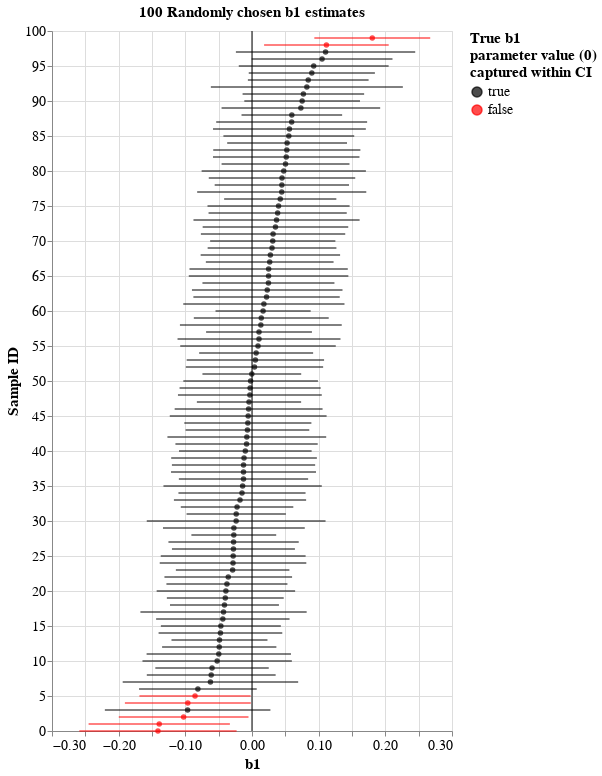

The notebook cell this image was saved under:
### Code cell
# Take a new sample and clean it up
sample_estimates = sim_w_cluster.sample(sample_size)
sample_estimates = sample_estimates.sort_values('b1')
sample_estimates = sample_estimates.reset_index(drop=True)
sample_estimates['id'] = sample_estimates.index


domain_ = [True, False]
range_ = ['black', 'red']

points = alt.Chart(
    sample_estimates,
    title = '100 Randomly chosen b1 estimates'
).mark_point(filled=True).encode(
    x = alt.X("b1:Q", title ='b1'),
    y = alt.Y("id:Q", title='Sample ID'),
    color = alt.Color("param_caught:N")
)

ci_lines = alt.Chart(
    sample_estimates
).mark_line().encode(
    x = alt.X("ci95_lower:Q"),
    x2 = alt.X2("ci95_upper:Q"),
    y = alt.Y("id:Q"),
    color = alt.Color(
        "param_caught:N",
        title=['True b1','parameter value (0)','captured within CI'],
        scale=alt.Scale(domain=domain_, range=range_)
    )
)
truemeanline = alt.Chart(pd.DataFrame({
    'x' : [0]
})).mark_rule().encode(
    x = 'x:Q'
)

alt.layer(
    points,
    ci_lines,
    truemeanline
).properties(
    height=700
).configure_axis(
    titleFontSize=15,
    labelFontSize=14
).configure_legend(
    titleFontSize=15,
    labelFontSize=14
).configure_title(
    fontSize=15
)

### Figure 1 — Vega-Lite specification as saved in the notebook (floating-point values rounded to 4 significant figures)
{"config": {"view": {"continuousWidth": 400, "continuousHeight": 300}, "axis": {"labelFontSize": 14, "titleFontSize": 15}, "legend": {"labelFontSize": 14, "titleFontSize": 15}, "title": {"fontSize": 15}}, "layer": [{"data": {"name": "data-069a3bd562c198e66ab089653451278f"}, "mark": {"type": "point", "filled": true}, "encoding": {"color": {"type": "nominal", "field": "param_caught"}, "x": {"type": "quantitative", "field": "b1", "title": "b1"}, "y": {"type": "quantitative", "field": "id", "title": "Sample ID"}}, "title": "100 Randomly chosen b1 estimates"}, {"data": {"name": "data-069a3bd562c198e66ab089653451278f"}, "mark": "line", "encoding": {"color": {"type": "nominal", "field": "param_caught", "scale": {"domain": [true, false], "range": ["black", "red"]}, "title": ["True b1", "parameter value (0)", "captured within CI"]}, "x": {"type": "quantitative", "field": "ci95_lower"}, "x2": {"field": "ci95_upper"}, "y": {"type": "quantitative", "field": "id"}}}, {"data": {"name": "data-9c00aa9dc2b1c1a0b4bf9b34ead12925"}, "mark": "rule", "encoding": {"x": {"type": "quantitative", "field": "x"}}}], "height": 700, "$schema": "https://vega.github.io/schema/vega-lite/v4.8.1.json", "datasets": {"data-069a3bd562c198e66ab089653451278f": [{"b1": -0.1411, "se_b1": 0.0602, "ci95_lower": -0.259, "ci95_upper": -0.02307, "param_caught": false, "id": 0}, {"b1": -0.1391, "se_b1": 0.05406, "ci95_lower": -0.2451, "ci95_upper": -0.03318, "param_caught": false, "id": 1}, {"b1": -0.1025, "se_b1": 0.04963, "ci95_lower": -0.1998, "ci95_upper": -0.005273, "param_caught": false, "id": 2}, {"b1": -0.09655, "se_b1": 0.06335, "ci95_lower": -0.2207, "ci95_upper": 0.02761, "param_caught": true, "id": 3}, {"b1": -0.09626, "se_b1": 0.04816, "ci95_lower": -0.1907, "ci95_upper": -0.001863, "param_caught": false, "id": 4}, {"b1": -0.08545, "se_b1": 0.04256, "ci95_lower": -0.1689, "ci95_upper": -0.002036, "param_caught": false, "id": 5}, {"b1": -0.08117, "se_b1": 0.04503, "ci95_lower": -0.1694, "ci95_upper": 0.007095, "param_caught": true, "id": 6}, {"b1": -0.06235, "se_b1": 0.06715, "ci95_lower": -0.194, "ci95_upper": 0.06926, "param_caught": true, "id": 7}, {"b1": -0.06117, "se_b1": 0.0493, "ci95_lower": -0.1578, "ci95_upper": 0.03546, "param_caught": true, "id": 8}, {"b1": -0.05993, "se_b1": 0.0434, "ci95_lower": -0.145, "ci95_upper": 0.02514, "param_caught": true, "id": 9}, {"b1": -0.05225, "se_b1": 0.05716, "ci95_lower": -0.1643, "ci95_upper": 0.05977, "param_caught": true, "id": 10}, {"b1": -0.04982, "se_b1": 0.05524, "ci95_lower": -0.1581, "ci95_upper": 0.05846, "param_caught": true, "id": 11}, {"b1": -0.04913, "se_b1": 0.04373, "ci95_lower": -0.1348, "ci95_upper": 0.03657, "param_caught": true, "id": 12}, {"b1": -0.04877, "se_b1": 0.03672, "ci95_lower": -0.1208, "ci95_upper": 0.02321, "param_caught": true, "id": 13}, {"b1": -0.04735, "se_b1": 0.04734, "ci95_lower": -0.1401, "ci95_upper": 0.04543, "param_caught": true, "id": 14}, {"b1": -0.04671, "se_b1": 0.0459, "ci95_lower": -0.1367, "ci95_upper": 0.04326, "param_caught": true, "id": 15}, {"b1": -0.04374, "se_b1": 0.05105, "ci95_lower": -0.1438, "ci95_upper": 0.05632, "param_caught": true, "id": 16}, {"b1": -0.04269, "se_b1": 0.06362, "ci95_lower": -0.1674, "ci95_upper": 0.082, "param_caught": true, "id": 17}, {"b1": -0.04129, "se_b1": 0.04169, "ci95_lower": -0.123, "ci95_upper": 0.04042, "param_caught": true, "id": 18}, {"b1": -0.04007, "se_b1": 0.04471, "ci95_lower": -0.1277, "ci95_upper": 0.04757, "param_caught": true, "id": 19}, {"b1": -0.03916, "se_b1": 0.05299, "ci95_lower": -0.143, "ci95_upper": 0.0647, "param_caught": true, "id": 20}, {"b1": -0.03759, "se_b1": 0.04631, "ci95_lower": -0.1284, "ci95_upper": 0.05317, "param_caught": true, "id": 21}, {"b1": -0.0356, "se_b1": 0.04884, "ci95_lower": -0.1313, "ci95_upper": 0.06012, "param_caught": true, "id": 22}, {"b1": -0.02904, "se_b1": 0.04345, "ci95_lower": -0.1142, "ci95_upper": 0.05612, "param_caught": true, "id": 23}, {"b1": -0.02846, "se_b1": 0.05609, "ci95_lower": -0.1384, "ci95_upper": 0.08148, "param_caught": true, "id": 24}, {"b1": -0.02823, "se_b1": 0.05543, "ci95_lower": -0.1369, "ci95_upper": 0.08042, "param_caught": true, "id": 25}, {"b1": -0.02783, "se_b1": 0.04706, "ci95_lower": -0.1201, "ci95_upper": 0.0644, "param_caught": true, "id": 26}, {"b1": -0.02761, "se_b1": 0.04986, "ci95_lower": -0.1253, "ci95_upper": 0.0701, "param_caught": true, "id": 27}, {"b1": -0.02729, "se_b1": 0.03246, "ci95_lower": -0.09091, "ci95_upper": 0.03633, "param_caught": true, "id": 28}, {"b1": -0.02718, "se_b1": 0.05425, "ci95_lower": -0.1335, "ci95_upper": 0.07915, "param_caught": true, "id": 29}, {"b1": -0.02378, "se_b1": 0.06842, "ci95_lower": -0.1579, "ci95_upper": 0.1103, "param_caught": true, "id": 30}, {"b1": -0.02367, "se_b1": 0.03798, "ci95_lower": -0.09812, "ci95_upper": 0.05078, "param_caught": true, "id": 31}, {"b1": -0.02241, "se_b1": 0.04306, "ci95_lower": -0.1068, "ci95_upper": 0.06199, "param_caught": true, "id": 32}, {"b1": -0.01797, "se_b1": 0.05059, "ci95_lower": -0.1171, "ci95_upper": 0.08119, "param_caught": true, "id": 33}, {"b1": -0.015, "se_b1": 0.04864, "ci95_lower": -0.1103, "ci95_upper": 0.08033, "param_caught": true, "id": 34}, {"b1": -0.01406, "se_b1": 0.06058, "ci95_lower": -0.1328, "ci95_upper": 0.1047, "param_caught": true, "id": 35}, {"b1": -0.01274, "se_b1": 0.04947, "ci95_lower": -0.1097, "ci95_upper": 0.08423, "param_caught": true, "id": 36}, {"b1": -0.01273, "se_b1": 0.05546, "ci95_lower": -0.1214, "ci95_upper": 0.09598, "param_caught": true, "id": 37}, {"b1": -0.0127, "se_b1": 0.05482, "ci95_lower": -0.1201, "ci95_upper": 0.09475, "param_caught": true, "id": 38}, {"b1": -0.01195, "se_b1": 0.05574, "ci95_lower": -0.1212, "ci95_upper": 0.09731, "param_caught": true, "id": 39}, {"b1": -0.01002, "se_b1": 0.05075, "ci95_lower": -0.1095, "ci95_upper": 0.08945, "param_caught": true, "id": 40}, {"b1": -0.008145, "se_b1": 0.05444, "ci95_lower": -0.1149, "ci95_upper": 0.09856, "param_caught": true, "id": 41}, {"b1": -0.007766, "se_b1": 0.06076, "ci95_lower": -0.1268, "ci95_upper": 0.1113, "param_caught": true, "id": 42}, {"b1": -0.006846, "se_b1": 0.04733, "ci95_lower": -0.09962, "ci95_upper": 0.08593, "param_caught": true, "id": 43}, {"b1": -0.006233, "se_b1": 0.04863, "ci95_lower": -0.1016, "ci95_upper": 0.08909, "param_caught": true, "id": 44}, {"b1": -0.005716, "se_b1": 0.06001, "ci95_lower": -0.1233, "ci95_upper": 0.1119, "param_caught": true, "id": 45}, {"b1": -0.005071, "se_b1": 0.0566, "ci95_lower": -0.116, "ci95_upper": 0.1059, "param_caught": true, "id": 46}, {"b1": -0.004496, "se_b1": 0.0399, "ci95_lower": -0.08269, "ci95_upper": 0.0737, "param_caught": true, "id": 47}, {"b1": -0.003198, "se_b1": 0.05503, "ci95_lower": -0.1111, "ci95_upper": 0.1047, "param_caught": true, "id": 48}, {"b1": -0.002828, "se_b1": 0.054, "ci95_lower": -0.1087, "ci95_upper": 0.103, "param_caught": true, "id": 49}, {"b1": -0.002067, "se_b1": 0.0515, "ci95_lower": -0.103, "ci95_upper": 0.09886, "param_caught": true, "id": 50}, {"b1": -0.0002654, "se_b1": 0.03779, "ci95_lower": -0.07434, "ci95_upper": 0.07381, "param_caught": true, "id": 51}, {"b1": 0.003742, "se_b1": 0.05254, "ci95_lower": -0.09923, "ci95_upper": 0.1067, "param_caught": true, "id": 52}, {"b1": 0.005081, "se_b1": 0.05258, "ci95_lower": -0.09797, "ci95_upper": 0.1081, "param_caught": true, "id": 53}, {"b1": 0.006225, "se_b1": 0.04361, "ci95_lower": -0.07925, "ci95_upper": 0.0917, "param_caught": true, "id": 54}, {"b1": 0.009018, "se_b1": 0.05952, "ci95_lower": -0.1076, "ci95_upper": 0.1257, "param_caught": true, "id": 55}, {"b1": 0.01052, "se_b1": 0.06235, "ci95_lower": -0.1117, "ci95_upper": 0.1327, "param_caught": true, "id": 56}, {"b1": 0.01053, "se_b1": 0.0405, "ci95_lower": -0.06885, "ci95_upper": 0.08991, "param_caught": true, "id": 57}, {"b1": 0.01326, "se_b1": 0.06192, "ci95_lower": -0.1081, "ci95_upper": 0.1346, "param_caught": true, "id": 58}, {"b1": 0.01391, "se_b1": 0.05162, "ci95_lower": -0.08726, "ci95_upper": 0.1151, "param_caught": true, "id": 59}, {"b1": 0.01665, "se_b1": 0.03641, "ci95_lower": -0.05471, "ci95_upper": 0.088, "param_caught": true, "id": 60}, {"b1": 0.01783, "se_b1": 0.06169, "ci95_lower": -0.1031, "ci95_upper": 0.1387, "param_caught": true, "id": 61}, {"b1": 0.02183, "se_b1": 0.056, "ci95_lower": -0.08793, "ci95_upper": 0.1316, "param_caught": true, "id": 62}, {"b1": 0.02285, "se_b1": 0.0576, "ci95_lower": -0.09005, "ci95_upper": 0.1358, "param_caught": true, "id": 63}, {"b1": 0.02467, "se_b1": 0.05051, "ci95_lower": -0.07434, "ci95_upper": 0.1237, "param_caught": true, "id": 64}, {"b1": 0.02486, "se_b1": 0.06107, "ci95_lower": -0.09484, "ci95_upper": 0.1446, "param_caught": true, "id": 65}, {"b1": 0.02496, "se_b1": 0.06057, "ci95_lower": -0.09376, "ci95_upper": 0.1437, "param_caught": true, "id": 66}, {"b1": 0.02657, "se_b1": 0.04887, "ci95_lower": -0.06923, "ci95_upper": 0.1224, "param_caught": true, "id": 67}, {"b1": 0.02756, "se_b1": 0.05336, "ci95_lower": -0.07703, "ci95_upper": 0.1322, "param_caught": true, "id": 68}, {"b1": 0.03005, "se_b1": 0.04927, "ci95_lower": -0.06652, "ci95_upper": 0.1266, "param_caught": true, "id": 69}, {"b1": 0.03115, "se_b1": 0.04792, "ci95_lower": -0.06278, "ci95_upper": 0.1251, "param_caught": true, "id": 70}, {"b1": 0.03159, "se_b1": 0.05524, "ci95_lower": -0.07667, "ci95_upper": 0.1399, "param_caught": true, "id": 71}, {"b1": 0.03519, "se_b1": 0.05571, "ci95_lower": -0.07401, "ci95_upper": 0.1444, "param_caught": true, "id": 72}, {"b1": 0.03682, "se_b1": 0.06358, "ci95_lower": -0.08779, "ci95_upper": 0.1614, "param_caught": true, "id": 73}, {"b1": 0.03847, "se_b1": 0.05287, "ci95_lower": -0.06516, "ci95_upper": 0.1421, "param_caught": true, "id": 74}, {"b1": 0.03983, "se_b1": 0.05437, "ci95_lower": -0.06674, "ci95_upper": 0.1464, "param_caught": true, "id": 75}, {"b1": 0.04237, "se_b1": 0.04294, "ci95_lower": -0.04179, "ci95_upper": 0.1265, "param_caught": true, "id": 76}, {"b1": 0.04461, "se_b1": 0.06471, "ci95_lower": -0.08222, "ci95_upper": 0.1714, "param_caught": true, "id": 77}, {"b1": 0.04478, "se_b1": 0.0514, "ci95_lower": -0.05597, "ci95_upper": 0.1455, "param_caught": true, "id": 78}, {"b1": 0.045, "se_b1": 0.05605, "ci95_lower": -0.06485, "ci95_upper": 0.1549, "param_caught": true, "id": 79}, {"b1": 0.04764, "se_b1": 0.06286, "ci95_lower": -0.07556, "ci95_upper": 0.1708, "param_caught": true, "id": 80}, {"b1": 0.05031, "se_b1": 0.04894, "ci95_lower": -0.04562, "ci95_upper": 0.1462, "param_caught": true, "id": 81}, {"b1": 0.05135, "se_b1": 0.05605, "ci95_lower": -0.0585, "ci95_upper": 0.1612, "param_caught": true, "id": 82}, {"b1": 0.05224, "se_b1": 0.05631, "ci95_lower": -0.05813, "ci95_upper": 0.1626, "param_caught": true, "id": 83}, {"b1": 0.05265, "se_b1": 0.04585, "ci95_lower": -0.03721, "ci95_upper": 0.1425, "param_caught": true, "id": 84}, {"b1": 0.05523, "se_b1": 0.05006, "ci95_lower": -0.04289, "ci95_upper": 0.1533, "param_caught": true, "id": 85}, {"b1": 0.05614, "se_b1": 0.05848, "ci95_lower": -0.05848, "ci95_upper": 0.1708, "param_caught": true, "id": 86}, {"b1": 0.0595, "se_b1": 0.05775, "ci95_lower": -0.05369, "ci95_upper": 0.1727, "param_caught": true, "id": 87}, {"b1": 0.05976, "se_b1": 0.0385, "ci95_lower": -0.01571, "ci95_upper": 0.1352, "param_caught": true, "id": 88}, {"b1": 0.07332, "se_b1": 0.06069, "ci95_lower": -0.04564, "ci95_upper": 0.1923, "param_caught": true, "id": 89}, {"b1": 0.07525, "se_b1": 0.04427, "ci95_lower": -0.01152, "ci95_upper": 0.162, "param_caught": true, "id": 90}, {"b1": 0.07705, "se_b1": 0.04651, "ci95_lower": -0.01412, "ci95_upper": 0.1682, "param_caught": true, "id": 91}, {"b1": 0.08228, "se_b1": 0.07347, "ci95_lower": -0.06173, "ci95_upper": 0.2263, "param_caught": true, "id": 92}, {"b1": 0.08436, "se_b1": 0.04619, "ci95_lower": -0.006177, "ci95_upper": 0.1749, "param_caught": true, "id": 93}, {"b1": 0.08973, "se_b1": 0.04827, "ci95_lower": -0.004883, "ci95_upper": 0.1843, "param_caught": true, "id": 94}, {"b1": 0.09257, "se_b1": 0.05735, "ci95_lower": -0.01983, "ci95_upper": 0.205, "param_caught": true, "id": 95}, {"b1": 0.1051, "se_b1": 0.05389, "ci95_lower": -0.0005022, "ci95_upper": 0.2107, "param_caught": true, "id": 96}, {"b1": 0.1103, "se_b1": 0.06862, "ci95_lower": -0.02415, "ci95_upper": 0.2448, "param_caught": true, "id": 97}, {"b1": 0.1116, "se_b1": 0.04769, "ci95_lower": 0.01816, "ci95_upper": 0.2051, "param_caught": false, "id": 98}, {"b1": 0.1804, "se_b1": 0.04434, "ci95_lower": 0.09351, "ci95_upper": 0.2673, "param_caught": false, "id": 99}], "data-9c00aa9dc2b1c1a0b4bf9b34ead12925": [{"x": 0}]}}
